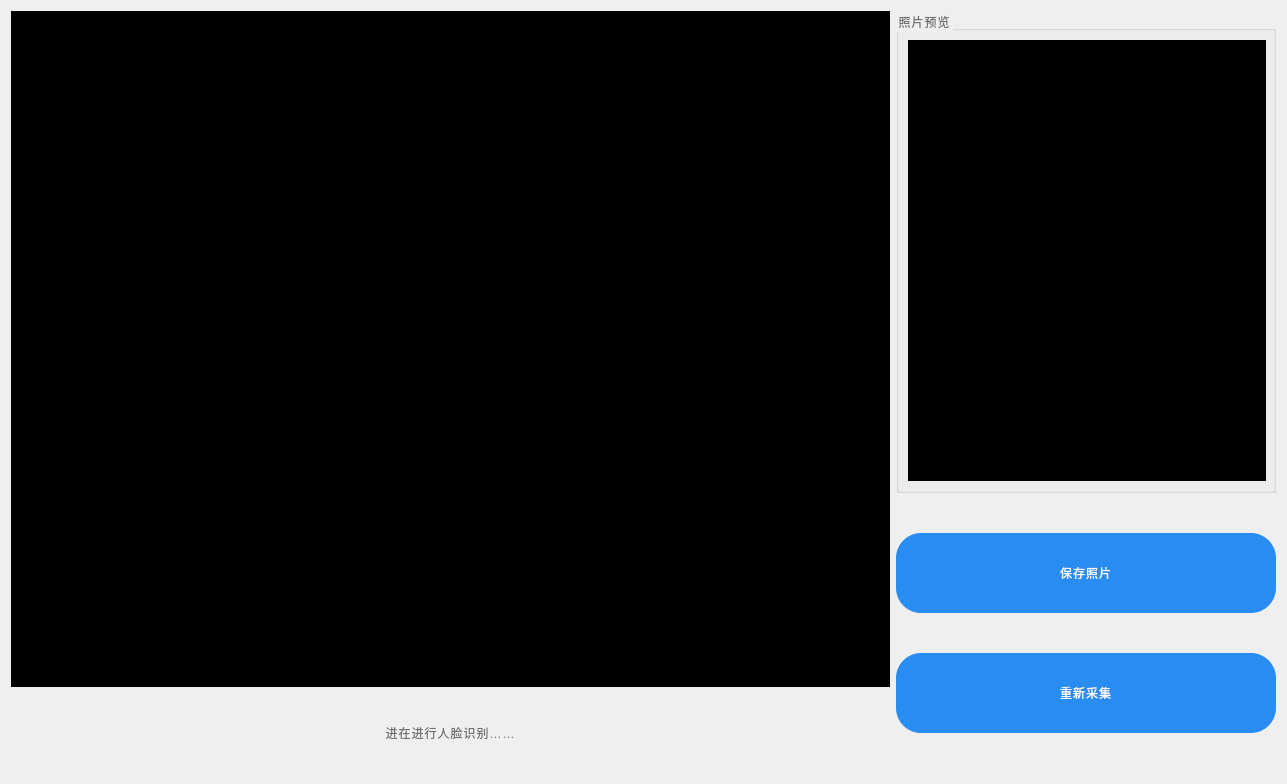
<?xml version="1.0" encoding="UTF-8"?>
<ui version="4.0">
 <class>nc_MakePhoto</class>
 <widget class="QWidget" name="nc_MakePhoto">
  <property name="geometry">
   <rect>
    <x>0</x>
    <y>0</y>
    <width>1287</width>
    <height>784</height>
   </rect>
  </property>
  <property name="windowTitle">
   <string>Form</string>
  </property>
  <layout class="QHBoxLayout" name="horizontalLayout" stretch="1,0">
   <item>
    <layout class="QVBoxLayout" name="verticalLayout_2">
     <item>
      <widget class="QLabel" name="label_FaceDetect">
       <property name="minimumSize">
        <size>
         <width>600</width>
         <height>400</height>
        </size>
       </property>
       <property name="styleSheet">
        <string notr="true">background-color: rgb(0, 0, 0);</string>
       </property>
       <property name="text">
        <string/>
       </property>
      </widget>
     </item>
     <item>
      <widget class="QLabel" name="label_Text">
       <property name="maximumSize">
        <size>
         <width>16777215</width>
         <height>80</height>
        </size>
       </property>
       <property name="styleSheet">
        <string notr="true">font: 57 42px &quot;思源黑体 CN Medium&quot;;
font-weight: normal;
line-height: 49px;
letter-spacing: 1px;
color: #707070;</string>
       </property>
       <property name="text">
        <string>进在进行人脸识别……</string>
       </property>
       <property name="alignment">
        <set>Qt::AlignCenter</set>
       </property>
      </widget>
     </item>
    </layout>
   </item>
   <item>
    <layout class="QVBoxLayout" name="verticalLayout_3">
     <item>
      <widget class="QGroupBox" name="groupBox">
       <property name="maximumSize">
        <size>
         <width>380</width>
         <height>510</height>
        </size>
       </property>
       <property name="styleSheet">
        <string notr="true">font: 57 42px &quot;思源黑体 CN Medium&quot;;
font-weight: normal;
line-height: 49px;
letter-spacing: 1px;
color: #707070;</string>
       </property>
       <property name="title">
        <string>照片预览</string>
       </property>
       <layout class="QVBoxLayout" name="verticalLayout">
        <item>
         <widget class="QLabel" name="label">
          <property name="minimumSize">
           <size>
            <width>358</width>
            <height>441</height>
           </size>
          </property>
          <property name="maximumSize">
           <size>
            <width>358</width>
            <height>441</height>
           </size>
          </property>
          <property name="styleSheet">
           <string notr="true">background-color: rgb(0, 0, 0);</string>
          </property>
          <property name="text">
           <string/>
          </property>
         </widget>
        </item>
       </layout>
      </widget>
     </item>
     <item>
      <spacer name="verticalSpacer_2">
       <property name="orientation">
        <enum>Qt::Vertical</enum>
       </property>
       <property name="sizeHint" stdset="0">
        <size>
         <width>20</width>
         <height>18</height>
        </size>
       </property>
      </spacer>
     </item>
     <item>
      <widget class="QPushButton" name="pushButton">
       <property name="minimumSize">
        <size>
         <width>250</width>
         <height>80</height>
        </size>
       </property>
       <property name="styleSheet">
        <string notr="true">QPushButton{background-color: #298cf0;
border-radius: 25px;
font: 57 42px &quot;思源黑体 CN Medium&quot;;
font-weight: normal;
line-height: 49px;
letter-spacing: 1px;
color: #ffffff;}
QPushButton:pressed{background:#38a357;}
</string>
       </property>
       <property name="text">
        <string>保存照片</string>
       </property>
      </widget>
     </item>
     <item>
      <spacer name="verticalSpacer">
       <property name="orientation">
        <enum>Qt::Vertical</enum>
       </property>
       <property name="sizeHint" stdset="0">
        <size>
         <width>20</width>
         <height>18</height>
        </size>
       </property>
      </spacer>
     </item>
     <item>
      <widget class="QPushButton" name="pushButton_2">
       <property name="minimumSize">
        <size>
         <width>250</width>
         <height>80</height>
        </size>
       </property>
       <property name="styleSheet">
        <string notr="true">QPushButton{background-color: #298cf0;
border-radius: 25px;
font: 57 42px &quot;思源黑体 CN Medium&quot;;
font-weight: normal;
line-height: 49px;
letter-spacing: 1px;
color: #ffffff;}
QPushButton:pressed{background:#38a357;}
</string>
       </property>
       <property name="text">
        <string>重新采集</string>
       </property>
      </widget>
     </item>
     <item>
      <spacer name="verticalSpacer_3">
       <property name="orientation">
        <enum>Qt::Vertical</enum>
       </property>
       <property name="sizeHint" stdset="0">
        <size>
         <width>20</width>
         <height>40</height>
        </size>
       </property>
      </spacer>
     </item>
    </layout>
   </item>
  </layout>
 </widget>
 <resources/>
 <connections/>
</ui>
